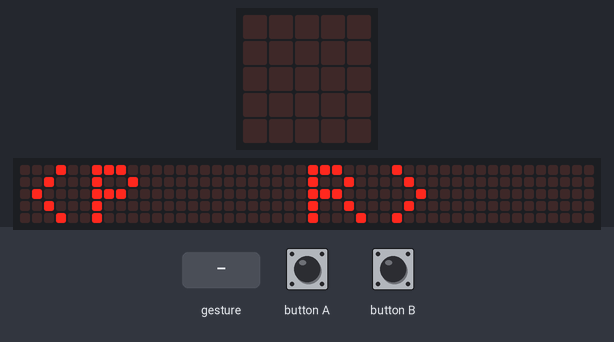
Bench run of a program on a simulated BBC micro:bit (MakeCode). Parts: the board's 5×5 LED display, a strip that is not on the board, showing the scrolling text unrolled. The test bench sets the inputs (shaded band). Random numbers come from a fixed seed; a tilt is held for 1.5 s and a shake lasts 1 s, then the board lies face up again; the 48×5 strip is a reading aid, not a part: it shows the text the display is scrolling, unrolled, one strip-width of it at a time.

Above: at 5.9 s.
7.6 s: button A pressed for 0.15 s
At 8.5 s:
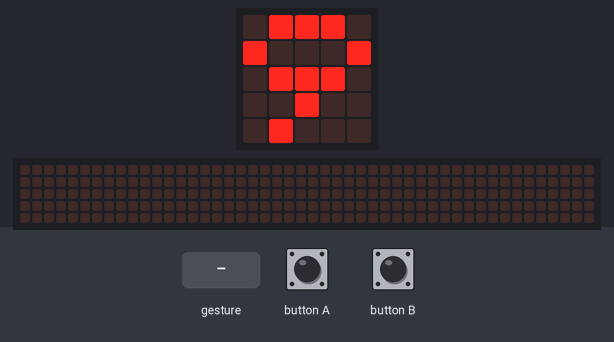
10.7 s: button B pressed for 0.15 s
At 11.4 s:
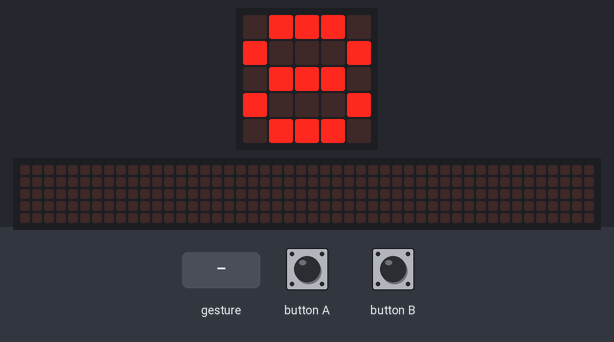
13.8 s: button A pressed for 0.15 s
14.5 s: gesture 'shake'
At 21.2 s:
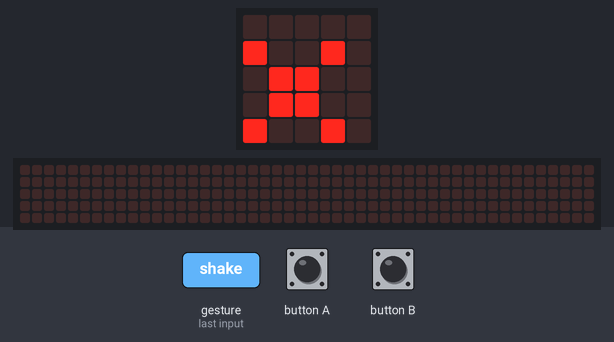

Measured:
- after the input at 7.6 s, the display: changes after 0.15 s (image 1)
- what the display in image 0 shows lasts 0.4 s, from 5.9 s to 6.3 s
- what the display in image 1 shows lasts 1.7 s, from 7.8 s to 9.5 s
- what the display in image 2 shows lasts 0.7 s, from 10.9 s to 11.6 s

The program:

main.ts
```typescript
input.onButtonPressed(Button.A, function on_button_pressed_a() {

    num1 = randint(0, 10)
    num2 = randint(0, 10)
    basic.showNumber(num1)
    basic.pause(1000)
    if (operacao == 0) {
        basic.showString("+")
    } else if (operacao == 1) {
        basic.showString("-")
    } else if (operacao == 2) {
        basic.showString("x")
    } else if (operacao == 3) {
        basic.showString("/")
    }

    basic.pause(1000)
    basic.showNumber(num2)
    basic.pause(1000)
    basic.showString("= ???")
})
input.onGesture(Gesture.Shake, function on_gesture_shake() {

    operacao = randint(0, 3)
})
input.onButtonPressed(Button.B, function on_button_pressed_b() {
    if (operacao == 0) {
        basic.showNumber(num1 + num2)
    } else if (operacao == 1) {
        basic.showNumber(num1 - num2)
    } else if (operacao == 2) {
        basic.showNumber(num1 * num2)
    } else if (operacao == 3) {
        basic.showNumber(num1 / num2)
    }

})
let num2 = 0
let num1 = 0
let operacao = 0
basic.showString("<P  R>")
operacao = randint(0, 3)
```

test.ts
```typescript
// testes vão aqui; isto não será compilado quando este pacote for usado como uma extensão.
```
